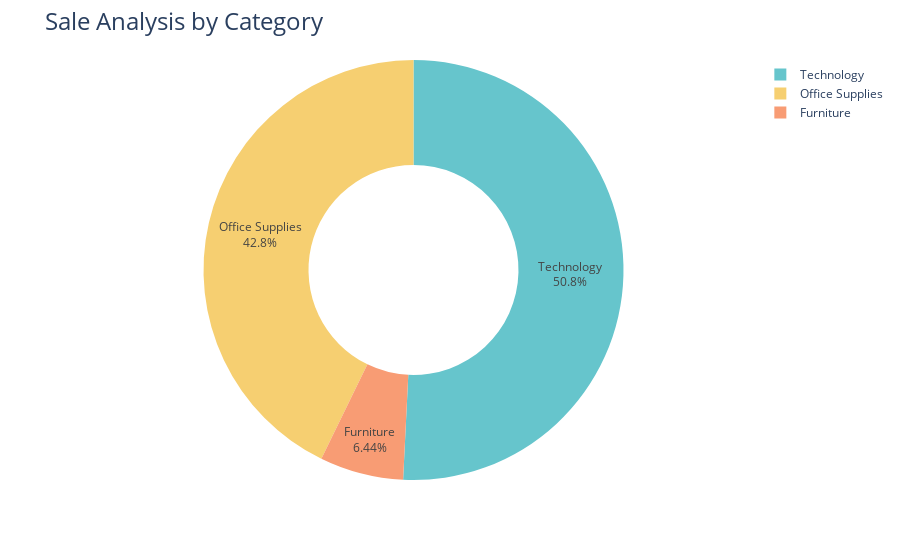

Notebook source saved alongside this figure:
### Code cell
fig = px.pie(profit_by_category,values='Profit',names='Category',hole=0.5,color_discrete_sequence=px.colors.qualitative.Pastel)
fig.update_traces(textposition='inside',textinfo='percent+label')
fig.update_layout(title_text='Sale Analysis by Category',title_font=dict(size=24))
fig.show()

### Figure 1 — Plotly figure (JSON) as saved in the notebook; plotly's stock layout.template omitted (floating-point values rounded to 4 significant figures)
{"data": [{"domain": {"x": [0, 1], "y": [0, 1]}, "hole": 0.5, "hovertemplate": "Category=%{label}<br>Profit=%{value}<extra></extra>", "labels": ["Furniture", "Office Supplies", "Technology"], "legendgroup": "", "name": "", "showlegend": true, "textinfo": "percent+label", "textposition": "inside", "type": "pie", "values": [18450.0, 122500.0, 145500.0]}], "layout": {"legend": {"tracegroupgap": 0}, "margin": {"t": 60}, "piecolorway": ["rgb(102, 197, 204)", "rgb(246, 207, 113)", "rgb(248, 156, 116)", "rgb(220, 176, 242)", "rgb(135, 197, 95)", "rgb(158, 185, 243)", "rgb(254, 136, 177)", "rgb(201, 219, 116)", "rgb(139, 224, 164)", "rgb(180, 151, 231)", "rgb(179, 179, 179)"], "title": {"font": {"size": 24}, "text": "Sale Analysis by Category"}}}
